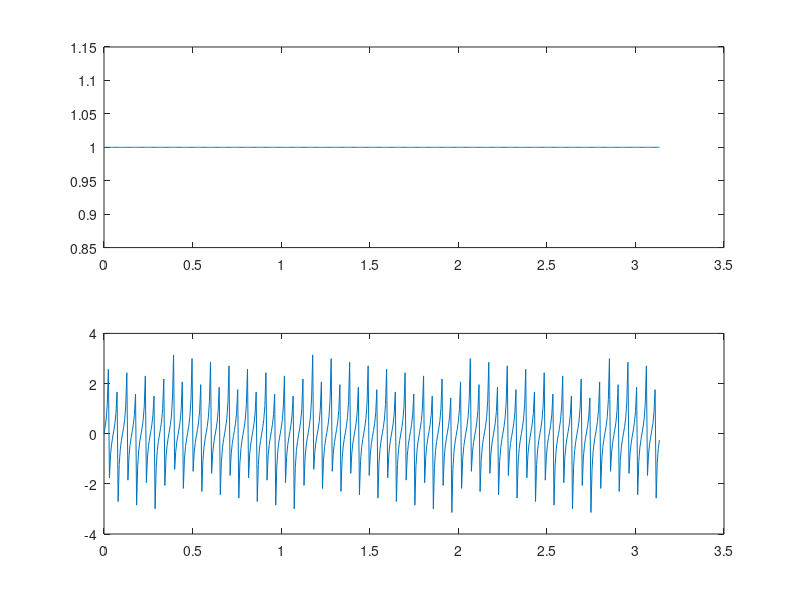

The MATLAB script that drew this image:
clear all;

a = 0.5;
R = 5000;
Bz = [a, zeros(1, R-1), 1];
Az = [1, zeros(1, R-1), a];

[h, w] = freqz(Bz, Az);

subplot(2, 1, 1);
plot(w, abs(h));

subplot(2, 1, 2);
plot(w, angle(h));